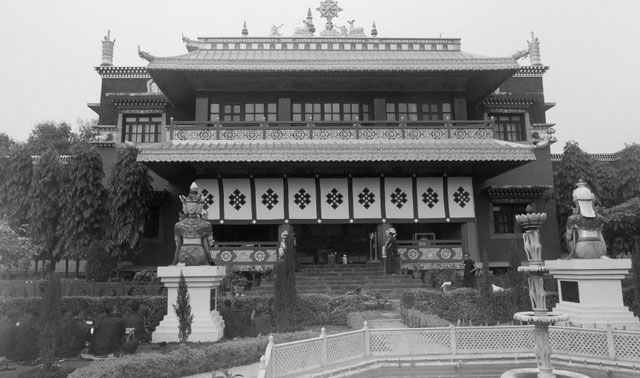
#> input picture Catalogo/Parte2/RestauraciónDeImágenes/files/edificio_china.jpg, 640 x 378 px
$ python filtro_promedio_geometrico.py
#> lines starting #> are read from the running program, lines starting #| are printed output that depends on the picture; long printed decimals are rounded
import numpy as np
import scipy.signal as sig
from matplotlib import image
from matplotlib import pyplot

# Cargar la imagen
file = input("\nWrite the image path (press enter to default image):\n\n>")
I_color = image.imread(file if file != '' else 'files/edificio_china.jpg')
#> I_color is the input picture: shape (378, 640, 3); min 1, max 254, mean 123.5
A = I_color[:,:,0] / 255

# Mostrar la imagen original en pantalla
pyplot.subplot(131)
pyplot.imshow(A, cmap = 'gray')
pyplot.title("Imagen Original")

# Crear un ruido aditivo
[m, n] = A.shape
#> m = 378; n = 640
N = 0.2 * np.random.randn(m, n)
B = A + N # La imagen con ruido , con valores double normalizados
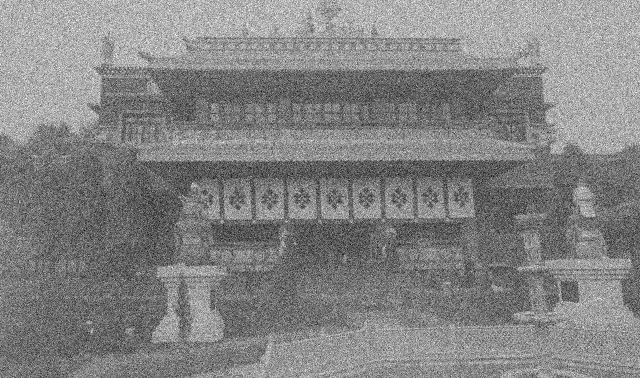
#> B: shape (378, 640) float64; min -0.77, max 1.66, mean 0.485; drawn with min black and max white
pyplot.subplot(132)
pyplot.imshow(B, cmap = 'gray')
pyplot.title("Imagen con Ruido")

# Filtro Promedio Geométrico

At1 = np.zeros((m, n))
for x in range(0, m):
  for y in range(0, n):
    # Pixel a modificar: B(X, Y)
    W = 0
    for i in range(-1, 1):
      for j in range(-1, 1):
        nx = x + i
        ny = y + j
        if (nx >= 0 & nx <= m) & (ny >= 0 & ny <= n):
          W *= B[nx, ny]
    At1[x, y] = W**(1/9)
#> At1: shape (378, 640) float64; every value is 0

error = np.linalg.norm(B - At1, 'fro')
#> error = 290.6
pyplot.subplot(133)
pyplot.imshow(At1, cmap = 'gray')
pyplot.title("Imagen con Filtro Promedio Geométrico")
pyplot.show()
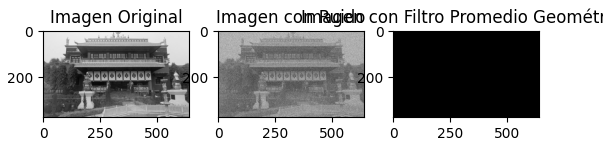
#> figure drawn by matplotlib, 3 panels
print("Error del Filtro Promedio Geométrico: " + str(error))
#| Error del Filtro Promedio Geométrico: 290.603
